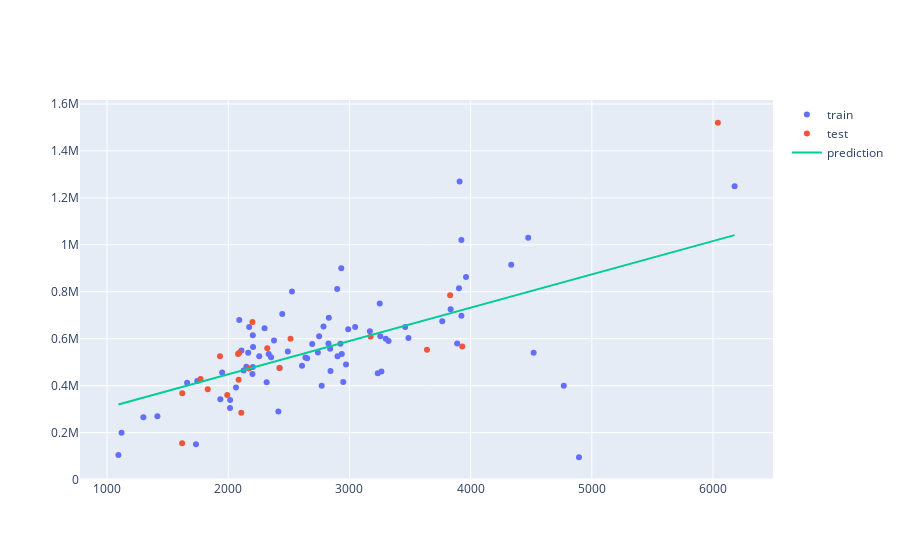

The code cell stored with this chart in its notebook:
### Markdown cell above
Model generalization on unseen data (see [plotly documentation](https://plotly.com/python/ml-regression/))

### Code cell
import numpy as np
import plotly.graph_objects as go

x_range = pd.DataFrame({ 'area': np.linspace(X_train['area'].min(), X_train['area'].max(), 100)})
y_range =  lm_pipe.predict(x_range)

go.Figure([
    go.Scatter(x=X_train.squeeze(), y=y_train, name='train', mode='markers'),
    go.Scatter(x=X_test.squeeze(), y=y_test, name='test', mode='markers'),
    go.Scatter(x=x_range.area, y=y_range, name='prediction')
])
